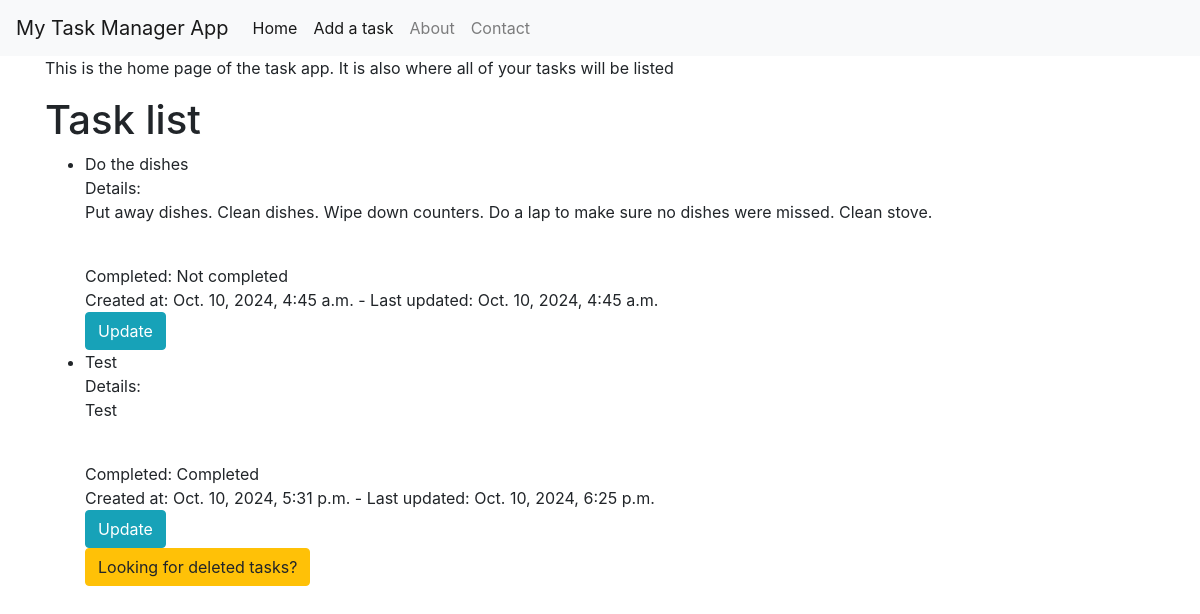
The page / on the database its author committed.
### task_app/models.py (models this page shows)
class TaskItem(models.Model):
  title = models.CharField(max_length=100)
  details = models.TextField(max_length=500)
  completed = models.BooleanField(default=False)
  recently_deleted = models.BooleanField(default=False)
  created_at = models.DateTimeField(auto_now_add=True)
  updated_at = models.DateTimeField(auto_now=True)

### task_app/views.py (the view)
# urls.py: path("", views.home, name="home"),
def home(request):
  tasks = TaskItem.objects.all()
  return render(request, "home.html", {'tasks': tasks})

### task_app/templates/home.html
{% extends "base.html" %} {% block title %} Home Page {% endblock %}
{% block content %}
<p>This is the home page of the task app. It is also where all of your tasks will be listed</p>
<h1>Task list</h1>
<ul>
    {% for task in tasks %}
      <li>{% if task.recently_deleted == False %}
        {{ task.title }}<br>
        Details: <p>{{ task.details }}</p><br>
        Completed: {% if task.completed %}Completed{% else %}Not completed{% endif %}<br>
        Created at: {{ task.created_at }} - Last updated: {{ task.updated_at }}<br>
        <a href="{% url 'update_task' task.pk %}" type="button" class="btn btn-info">Update</a>
        {% endif %}
      </li>
    {% endfor %}
    <a href="{% url 'recently_deleted' %}" type="button" class="btn btn-warning">Looking for deleted tasks?</a>
</ul>
{% endblock  %}

### rows shown on the page
TaskItem: title "Do the dishes", details "Put away dishes. Clean dishes. Wipe down counters. Do a lap to make sure no dishes were missed. Clean stove.", completed "Not completed", created_at "Oct. 10, 2024, 4:45 a.m.", updated_at "Oct. 10, 2024, 4:45 a.m."
TaskItem: title "Test", details "Test", completed "Completed", created_at "Oct. 10, 2024, 5:31 p.m.", updated_at "Oct. 10, 2024, 6:25 p.m."
